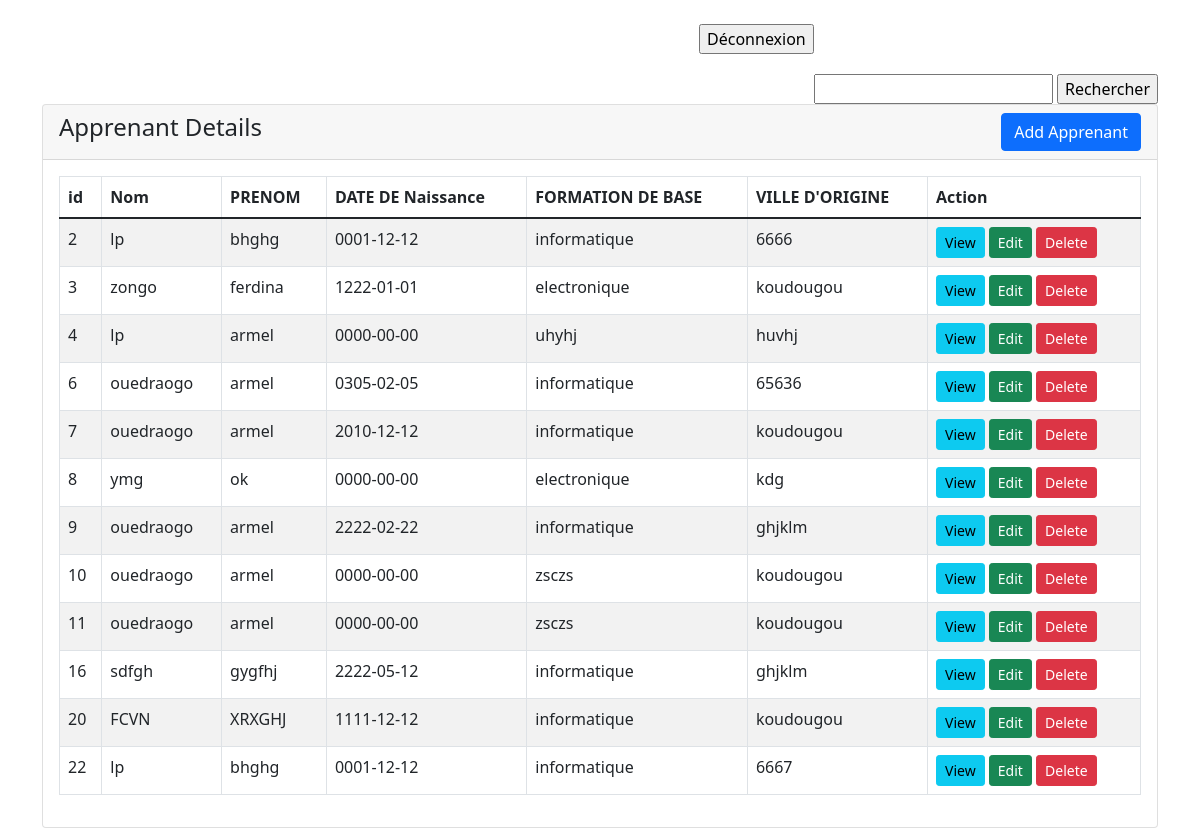
The app's page /index.php (signed in) with its own data.
### tables this page shows
CREATE TABLE `apprenant` (
  `id` int(11) NOT NULL,
  `nom` varchar(255) DEFAULT NULL,
  `prenom` varchar(255) DEFAULT NULL,
  `date_de_naissance` date DEFAULT NULL,
  `formation_de_base` varchar(255) DEFAULT NULL,
  `ville_d_origine` varchar(255) DEFAULT NULL
);

### index.php (the view, shortened to what this page needs)
<!doctype html>
<html lang="en">
<head>
    <link href="https://cdn.jsdelivr.net/npm/bootstrap@5.1.3/dist/css/bootstrap.min.css" rel="stylesheet">
</head>
<body>
    <div class="container mt-4">
        <div class="row">
            <div class="col">
                <form class="searchbox form-inline float-end" action="./php/recherche.php" method="$_POST" style="color:white; border-radius:10px; margin-top:50px;">
                    <input type="search" name="search" id="" required>
                    <input type="submit" value="Rechercher">
                </form>
                <form action="deconnexion.php" method="POST" class="float-end" style="color:white; border-radius:10px; margin-left:-620px;">
                    <input type="submit" value="Déconnexion">
                </form>
            </div>
        </div>
        <div class="row">
            <div class="col">
                <div class="card">
                    <div class="card-header">
                        <h4>Apprenant Details
                            <a href="./php/apprenantCreate.php" class="btn btn-primary float-end">Add Apprenant</a>
                        </h4>
                    </div>
                    <div class="card-body">
                        <div class="table-responsive">
                            <table class="table table-bordered table-striped">
                                <thead>
                                    <tr>
                                        <th>id</th>
                                        <th>Nom</th>
                                        <th>PRENOM</th>
                                        <th>DATE DE Naissance</th>
                                        <th>FORMATION DE BASE</th>
                                        <th>VILLE D'ORIGINE</th>
                                        <th>Action</th>
                                    </tr>
                                </thead>
                                <tbody>
                                    <?php
                                    require_once './config/dbconect.php';
                                    $query = "SELECT * FROM apprenant ";
                                    $query_run = mysqli_query($conn, $query);
                                    if (mysqli_num_rows($query_run) > 0) {
                                        foreach ($query_run as $appprenant) {
                                    ?>
                                            <tr>
                                                <td><?= $appprenant['id']; ?></td>
                                                <td><?= $appprenant['nom']; ?></td>
                                                <td><?= $appprenant['prenom']; ?></td>
                                                <td><?= $appprenant['date_de_naissance']; ?></td>
                                                <td><?= $appprenant['formation_de_base']; ?></td>
                                                <td><?= $appprenant['ville_d_origine']; ?></td>
                                                <td>
                                                    <a href="php/apprenantView.php?id=<?= $appprenant['id']; ?>" class="btn btn-info btn-sm">View</a>
                                                    <a href="php/aprennantEdit.php?id=<?= $appprenant['id']; ?>" class="btn btn-success btn-sm">Edit</a>
                                                    <form action="php/code.php" method="POST" onsubmit="return confirmDelete();" class="d-inline">
                                                        <button type="submit" name="delete_apprenant" value="<?= $appprenant['id']; ?>" class="btn btn-danger btn-sm">Delete</button>
                                                    </form>
                                                </td>
                                            </tr>
                                    <?php
                                        }
                                    } else {
                                        echo "<h5>No Record Found</h5>";
                                    }
                                    ?>
                                </tbody>
                            </table>
                        </div>
                    </div>
                </div>
            </div>
        </div>
    </div>
</body>
</html>

### records on screen
apprenant: id "2", nom "lp", prenom "bhghg", date_de_naissance "0001-12-12", formation_de_base "informatique", ville_d_origine "6666"
apprenant: id "3", nom "zongo", prenom "ferdina", date_de_naissance "1222-01-01", formation_de_base "electronique", ville_d_origine "koudougou"
apprenant: id "4", nom "lp", prenom "armel", date_de_naissance "0000-00-00", formation_de_base "uhyhj", ville_d_origine "huvhj"
apprenant: id "6", nom "ouedraogo", prenom "armel", date_de_naissance "0305-02-05", formation_de_base "informatique", ville_d_origine "65636"
apprenant: id "7", nom "ouedraogo", prenom "armel", date_de_naissance "2010-12-12", formation_de_base "informatique", ville_d_origine "koudougou"
apprenant: id "8", nom "ymg", prenom "ok", date_de_naissance "0000-00-00", formation_de_base "electronique", ville_d_origine "kdg"
apprenant: id "9", nom "ouedraogo", prenom "armel", date_de_naissance "2222-02-22", formation_de_base "informatique", ville_d_origine "ghjklm"
apprenant: id "10", nom "ouedraogo", prenom "armel", date_de_naissance "0000-00-00", formation_de_base "zsczs", ville_d_origine "koudougou"
apprenant: id "11", nom "ouedraogo", prenom "armel", date_de_naissance "0000-00-00", formation_de_base "zsczs", ville_d_origine "koudougou"
apprenant: id "16", nom "sdfgh", prenom "gygfhj", date_de_naissance "2222-05-12", formation_de_base "informatique", ville_d_origine "ghjklm"
apprenant: id "20", nom "FCVN", prenom "XRXGHJ", date_de_naissance "1111-12-12", formation_de_base "informatique", ville_d_origine "koudougou"
apprenant: id "22", nom "lp", prenom "bhghg", date_de_naissance "0001-12-12", formation_de_base "informatique", ville_d_origine "6667"
